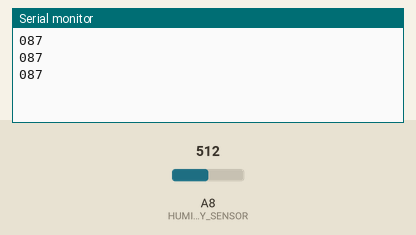
Simulated run of this sketch. Board: Arduino Mega 2560, built with avr-gcc and run on an emulated ATmega2560. Parts: the last lines printed to the serial monitor. The inputs (shaded band) are chosen by the test bench; at power-on: A8 (HUMIDITY_SENSOR) = 512.

Above: at 1.3 s.
1.4 s: A8 (HUMIDITY_SENSOR) set to 716
At 1.9 s:
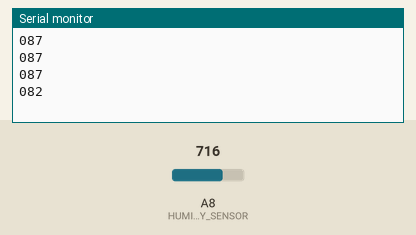
2.9 s: A8 (HUMIDITY_SENSOR) set to 900
At 3.4 s:
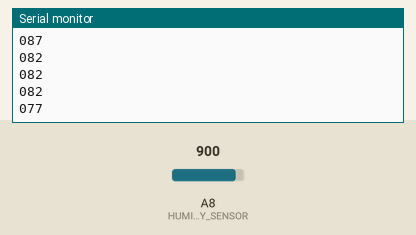
Timing chart, 0 to 5.9 s (numbered marks = the images above; inputs shaded):
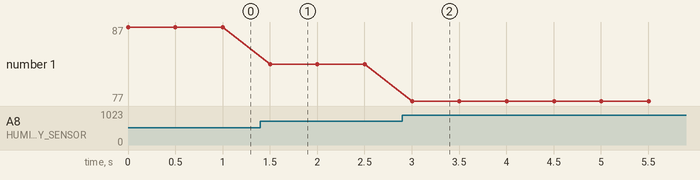

The sketch:

test_humidity.ino
```cpp
#define HUMIDITY_SENSOR A8

void setup() {
  Serial.begin(9600);
}

void loop() {
  int humidity;
  int value;
  String temp;
  char char_array[] = "";

  humidity = 100-0.0245*analogRead(HUMIDITY_SENSOR);
  value = humidity;
  temp = (String) value;
  if (value < 10)
    temp = String("00"+temp);
  else if (value <100)
    temp = String("0"+temp);

  unsigned int temp_length = temp.length()+1;
  ((String)temp).toCharArray(char_array, temp_length);

  Serial.println(char_array);
  delay(500);
}
```

Measured:
- after the input at 1.4 s, the serial monitor: prints a new line after 0.10 s (image 1)
- after the input at 2.9 s, the serial monitor: prints a new line after 0.10 s (image 2)
- plotted number 1: 87 → 82 after the input at 1.4 s, 82 → 77 after the input at 2.9 s
